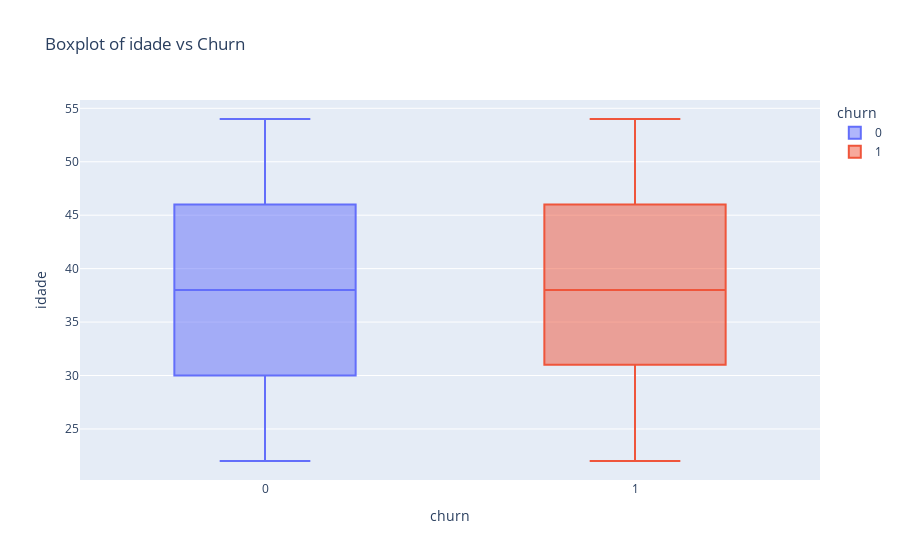
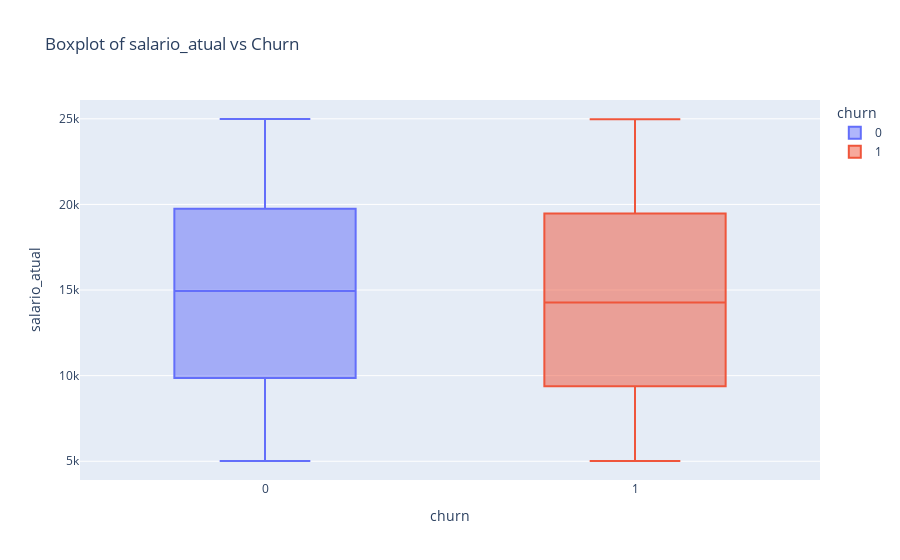
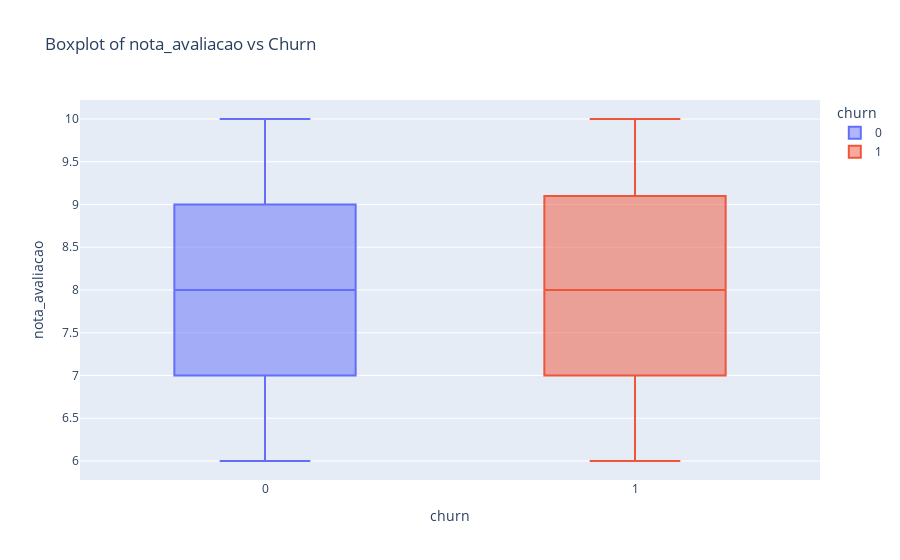
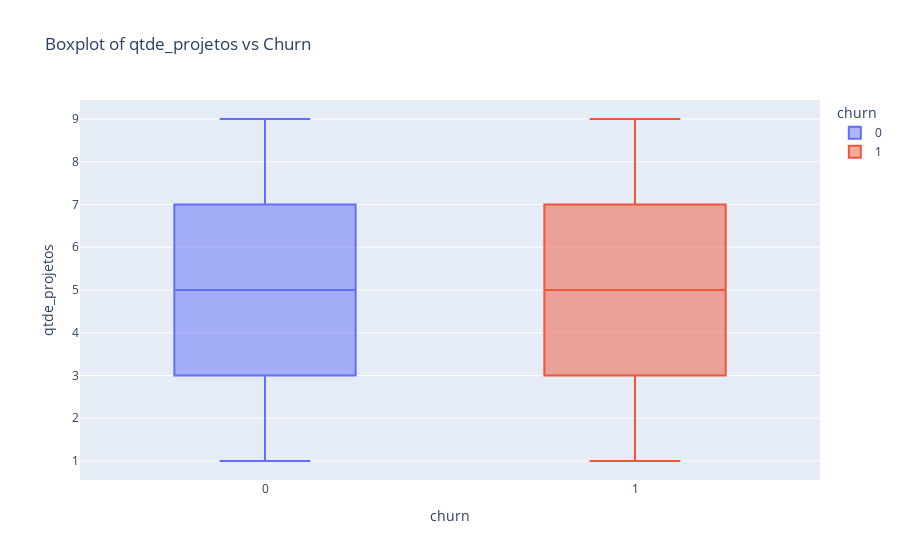

Notebook cell for these charts, in order:
### Code cell
for col in numeric_columns:
    if col != 'churn':
        fig = px.box(df_employees, x='churn', y=col, title=f'Boxplot of {col} vs Churn', color='churn')
        fig.show()

### Figure 1 — Plotly figure (JSON) as saved in the notebook; plotly's stock layout.template omitted (floating-point values rounded to 4 significant figures; data arrays with more than 128 entries replaced by an {"elided": "..."} marker saying what was removed)
{"data": [{"alignmentgroup": "True", "hovertemplate": "churn=%{x}<br>idade=%{y}<extra></extra>", "legendgroup": "0", "marker": {"color": "#636efa"}, "name": "0", "notched": false, "offsetgroup": "0", "orientation": "v", "showlegend": true, "type": "box", "x": {"elided": "1714 int values"}, "x0": " ", "xaxis": "x", "y": {"elided": "1714 int values"}, "y0": " ", "yaxis": "y"}, {"alignmentgroup": "True", "hovertemplate": "churn=%{x}<br>idade=%{y}<extra></extra>", "legendgroup": "1", "marker": {"color": "#EF553B"}, "name": "1", "notched": false, "offsetgroup": "1", "orientation": "v", "showlegend": true, "type": "box", "x": {"elided": "286 int values"}, "x0": " ", "xaxis": "x", "y": {"elided": "286 int values"}, "y0": " ", "yaxis": "y"}], "layout": {"boxmode": "overlay", "legend": {"title": {"text": "churn"}, "tracegroupgap": 0}, "title": {"text": "Boxplot of idade vs Churn"}, "xaxis": {"anchor": "y", "categoryarray": [0, 1], "categoryorder": "array", "domain": [0, 1], "title": {"text": "churn"}}, "yaxis": {"anchor": "x", "domain": [0, 1], "title": {"text": "idade"}}}}

### Figure 2 — Plotly figure (JSON) as saved in the notebook; plotly's stock layout.template omitted (floating-point values rounded to 4 significant figures; data arrays with more than 128 entries replaced by an {"elided": "..."} marker saying what was removed)
{"data": [{"alignmentgroup": "True", "hovertemplate": "churn=%{x}<br>salario_atual=%{y}<extra></extra>", "legendgroup": "0", "marker": {"color": "#636efa"}, "name": "0", "notched": false, "offsetgroup": "0", "orientation": "v", "showlegend": true, "type": "box", "x": {"elided": "1714 int values"}, "x0": " ", "xaxis": "x", "y": {"elided": "1714 int values"}, "y0": " ", "yaxis": "y"}, {"alignmentgroup": "True", "hovertemplate": "churn=%{x}<br>salario_atual=%{y}<extra></extra>", "legendgroup": "1", "marker": {"color": "#EF553B"}, "name": "1", "notched": false, "offsetgroup": "1", "orientation": "v", "showlegend": true, "type": "box", "x": {"elided": "286 int values"}, "x0": " ", "xaxis": "x", "y": {"elided": "286 int values"}, "y0": " ", "yaxis": "y"}], "layout": {"boxmode": "overlay", "legend": {"title": {"text": "churn"}, "tracegroupgap": 0}, "title": {"text": "Boxplot of salario_atual vs Churn"}, "xaxis": {"anchor": "y", "categoryarray": [0, 1], "categoryorder": "array", "domain": [0, 1], "title": {"text": "churn"}}, "yaxis": {"anchor": "x", "domain": [0, 1], "title": {"text": "salario_atual"}}}}

### Figure 3 — Plotly figure (JSON) as saved in the notebook; plotly's stock layout.template omitted (floating-point values rounded to 4 significant figures; data arrays with more than 128 entries replaced by an {"elided": "..."} marker saying what was removed)
{"data": [{"alignmentgroup": "True", "hovertemplate": "churn=%{x}<br>nota_avaliacao=%{y}<extra></extra>", "legendgroup": "0", "marker": {"color": "#636efa"}, "name": "0", "notched": false, "offsetgroup": "0", "orientation": "v", "showlegend": true, "type": "box", "x": {"elided": "1714 int values"}, "x0": " ", "xaxis": "x", "y": {"elided": "1714 float values"}, "y0": " ", "yaxis": "y"}, {"alignmentgroup": "True", "hovertemplate": "churn=%{x}<br>nota_avaliacao=%{y}<extra></extra>", "legendgroup": "1", "marker": {"color": "#EF553B"}, "name": "1", "notched": false, "offsetgroup": "1", "orientation": "v", "showlegend": true, "type": "box", "x": {"elided": "286 int values"}, "x0": " ", "xaxis": "x", "y": {"elided": "286 float values"}, "y0": " ", "yaxis": "y"}], "layout": {"boxmode": "overlay", "legend": {"title": {"text": "churn"}, "tracegroupgap": 0}, "title": {"text": "Boxplot of nota_avaliacao vs Churn"}, "xaxis": {"anchor": "y", "categoryarray": [0, 1], "categoryorder": "array", "domain": [0, 1], "title": {"text": "churn"}}, "yaxis": {"anchor": "x", "domain": [0, 1], "title": {"text": "nota_avaliacao"}}}}

### Figure 4 — Plotly figure (JSON) as saved in the notebook; plotly's stock layout.template omitted (floating-point values rounded to 4 significant figures; data arrays with more than 128 entries replaced by an {"elided": "..."} marker saying what was removed)
{"data": [{"alignmentgroup": "True", "hovertemplate": "churn=%{x}<br>qtde_projetos=%{y}<extra></extra>", "legendgroup": "0", "marker": {"color": "#636efa"}, "name": "0", "notched": false, "offsetgroup": "0", "orientation": "v", "showlegend": true, "type": "box", "x": {"elided": "1714 int values"}, "x0": " ", "xaxis": "x", "y": {"elided": "1714 int values"}, "y0": " ", "yaxis": "y"}, {"alignmentgroup": "True", "hovertemplate": "churn=%{x}<br>qtde_projetos=%{y}<extra></extra>", "legendgroup": "1", "marker": {"color": "#EF553B"}, "name": "1", "notched": false, "offsetgroup": "1", "orientation": "v", "showlegend": true, "type": "box", "x": {"elided": "286 int values"}, "x0": " ", "xaxis": "x", "y": {"elided": "286 int values"}, "y0": " ", "yaxis": "y"}], "layout": {"boxmode": "overlay", "legend": {"title": {"text": "churn"}, "tracegroupgap": 0}, "title": {"text": "Boxplot of qtde_projetos vs Churn"}, "xaxis": {"anchor": "y", "categoryarray": [0, 1], "categoryorder": "array", "domain": [0, 1], "title": {"text": "churn"}}, "yaxis": {"anchor": "x", "domain": [0, 1], "title": {"text": "qtde_projetos"}}}}
